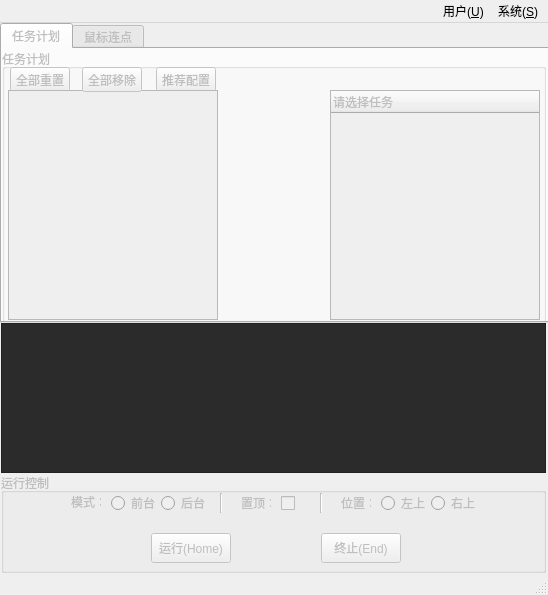
<?xml version="1.0" encoding="UTF-8"?>
<ui version="4.0">
 <class>MainWindow</class>
 <widget class="QMainWindow" name="MainWindow">
  <property name="geometry">
   <rect>
    <x>0</x>
    <y>0</y>
    <width>548</width>
    <height>595</height>
   </rect>
  </property>
  <property name="windowTitle">
   <string>菩提思</string>
  </property>
  <widget class="QWidget" name="wid_center">
   <widget class="QTabWidget" name="wid_tab">
    <property name="enabled">
     <bool>false</bool>
    </property>
    <property name="geometry">
     <rect>
      <x>0</x>
      <y>0</y>
      <width>550</width>
      <height>300</height>
     </rect>
    </property>
    <property name="currentIndex">
     <number>0</number>
    </property>
    <widget class="QWidget" name="tab_task">
     <attribute name="title">
      <string>任务计划</string>
     </attribute>
     <widget class="QGroupBox" name="group_task">
      <property name="geometry">
       <rect>
        <x>0</x>
        <y>0</y>
        <width>544</width>
        <height>275</height>
       </rect>
      </property>
      <property name="title">
       <string>任务计划</string>
      </property>
      <widget class="QPushButton" name="btn_recommend">
       <property name="geometry">
        <rect>
         <x>154</x>
         <y>18</y>
         <width>60</width>
         <height>25</height>
        </rect>
       </property>
       <property name="toolTip">
        <string>经过检验的任务配置及执行顺序</string>
       </property>
       <property name="text">
        <string>推荐配置</string>
       </property>
       <property name="shortcut">
        <string>Right</string>
       </property>
      </widget>
      <widget class="QTreeWidget" name="tree_tasks">
       <property name="geometry">
        <rect>
         <x>328</x>
         <y>41</y>
         <width>210</width>
         <height>230</height>
        </rect>
       </property>
       <property name="contextMenuPolicy">
        <enum>Qt::CustomContextMenu</enum>
       </property>
       <property name="alternatingRowColors">
        <bool>true</bool>
       </property>
       <column>
        <property name="text">
         <string>请选择任务</string>
        </property>
       </column>
      </widget>
      <widget class="QPushButton" name="btn_reset">
       <property name="geometry">
        <rect>
         <x>8</x>
         <y>18</y>
         <width>60</width>
         <height>25</height>
        </rect>
       </property>
       <property name="toolTip">
        <string>重置任务到初始状态</string>
       </property>
       <property name="text">
        <string>全部重置</string>
       </property>
       <property name="shortcut">
        <string>Left</string>
       </property>
      </widget>
      <widget class="QListWidget" name="list_todo">
       <property name="geometry">
        <rect>
         <x>6</x>
         <y>41</y>
         <width>210</width>
         <height>230</height>
        </rect>
       </property>
       <property name="contextMenuPolicy">
        <enum>Qt::CustomContextMenu</enum>
       </property>
       <property name="acceptDrops">
        <bool>true</bool>
       </property>
       <property name="dragEnabled">
        <bool>true</bool>
       </property>
       <property name="defaultDropAction">
        <enum>Qt::MoveAction</enum>
       </property>
       <property name="alternatingRowColors">
        <bool>true</bool>
       </property>
      </widget>
      <widget class="QLabel" name="lab_exchange">
       <property name="geometry">
        <rect>
         <x>242</x>
         <y>120</y>
         <width>61</width>
         <height>51</height>
        </rect>
       </property>
       <property name="text">
        <string/>
       </property>
      </widget>
      <widget class="QPushButton" name="btn_remove">
       <property name="geometry">
        <rect>
         <x>80</x>
         <y>18</y>
         <width>60</width>
         <height>25</height>
        </rect>
       </property>
       <property name="toolTip">
        <string>移除所有已添加任务</string>
       </property>
       <property name="text">
        <string>全部移除</string>
       </property>
       <property name="shortcut">
        <string>Right</string>
       </property>
      </widget>
     </widget>
    </widget>
    <widget class="QWidget" name="tab_tools">
     <attribute name="title">
      <string>鼠标连点</string>
     </attribute>
     <widget class="QGroupBox" name="grp_tools_click">
      <property name="geometry">
       <rect>
        <x>0</x>
        <y>0</y>
        <width>550</width>
        <height>275</height>
       </rect>
      </property>
      <property name="title">
       <string>鼠标连点</string>
      </property>
      <widget class="QSpinBox" name="spin_tools_click_x">
       <property name="enabled">
        <bool>false</bool>
       </property>
       <property name="geometry">
        <rect>
         <x>360</x>
         <y>20</y>
         <width>51</width>
         <height>22</height>
        </rect>
       </property>
       <property name="maximum">
        <number>5000</number>
       </property>
      </widget>
      <widget class="QSpinBox" name="spin_tools_click_y">
       <property name="enabled">
        <bool>false</bool>
       </property>
       <property name="geometry">
        <rect>
         <x>420</x>
         <y>20</y>
         <width>51</width>
         <height>22</height>
        </rect>
       </property>
       <property name="readOnly">
        <bool>true</bool>
       </property>
       <property name="maximum">
        <number>5000</number>
       </property>
      </widget>
      <widget class="QSpinBox" name="spin_tools_click_intv">
       <property name="geometry">
        <rect>
         <x>360</x>
         <y>60</y>
         <width>61</width>
         <height>22</height>
        </rect>
       </property>
       <property name="minimum">
        <number>200</number>
       </property>
       <property name="maximum">
        <number>10000</number>
       </property>
       <property name="singleStep">
        <number>100</number>
       </property>
      </widget>
      <widget class="QLabel" name="label">
       <property name="geometry">
        <rect>
         <x>320</x>
         <y>23</y>
         <width>31</width>
         <height>16</height>
        </rect>
       </property>
       <property name="text">
        <string>坐标：</string>
       </property>
      </widget>
      <widget class="QLabel" name="label_2">
       <property name="geometry">
        <rect>
         <x>320</x>
         <y>60</y>
         <width>31</width>
         <height>16</height>
        </rect>
       </property>
       <property name="text">
        <string>间隔：</string>
       </property>
      </widget>
      <widget class="QLabel" name="label_4">
       <property name="geometry">
        <rect>
         <x>430</x>
         <y>60</y>
         <width>31</width>
         <height>16</height>
        </rect>
       </property>
       <property name="text">
        <string>毫秒</string>
       </property>
      </widget>
      <widget class="Line" name="line_4">
       <property name="geometry">
        <rect>
         <x>300</x>
         <y>20</y>
         <width>15</width>
         <height>250</height>
        </rect>
       </property>
       <property name="orientation">
        <enum>Qt::Vertical</enum>
       </property>
      </widget>
      <widget class="QLabel" name="lab_boss_3">
       <property name="enabled">
        <bool>false</bool>
       </property>
       <property name="geometry">
        <rect>
         <x>10</x>
         <y>20</y>
         <width>291</width>
         <height>91</height>
        </rect>
       </property>
       <property name="text">
        <string>&lt;!DOCTYPE HTML PUBLIC &quot;-//W3C//DTD HTML 4.0//EN&quot; &quot;http://www.w3.org/TR/REC-html40/strict.dtd&quot;&gt;
&lt;html&gt;&lt;head&gt;&lt;meta name=&quot;qrichtext&quot; content=&quot;1&quot; /&gt;&lt;meta charset=&quot;utf-8&quot; /&gt;&lt;style type=&quot;text/css&quot;&gt;
p, li { white-space: pre-wrap; }
&lt;/style&gt;&lt;/head&gt;&lt;body style=&quot; font-family:'Microsoft YaHei UI'; font-size:9pt; font-weight:400; font-style:normal;&quot;&gt;
&lt;p style=&quot; margin-top:12px; margin-bottom:12px; margin-left:0px; margin-right:0px; -qt-block-indent:0; text-indent:0px;&quot;&gt;&lt;span style=&quot; font-size:11pt; font-weight:700; color:#00aaff;&quot;&gt;使用说明：&lt;/span&gt;&lt;/p&gt;
&lt;p style=&quot; margin-top:12px; margin-bottom:12px; margin-left:0px; margin-right:0px; -qt-block-indent:0; text-indent:0px;&quot;&gt;&lt;span style=&quot; font-size:10pt; color:#00aaff;&quot;&gt;点击右栏&lt;/span&gt;&lt;span style=&quot; font-size:10pt; font-weight:700; color:#ff0000;&quot;&gt;定位&lt;/span&gt;&lt;span style=&quot; font-size:10pt; color:#00aaff;&quot;&gt;按钮后移动鼠标到指定位置然再&lt;/span&gt;&lt;span style=&quot; font-size:10pt; font-weight:700; color:#ff0000;&quot;&gt;左键单击&lt;/span&gt;&lt;span style=&quot; font-size:10pt; color:#00aaff;&quot;&gt;就&lt;/span&gt;&lt;span style=&quot; font-size:10pt; color:#00aaff;&quot;&gt;会自动记录当前位置，接下来可以&lt;/span&gt;&lt;span style=&quot; font-size:10pt; color:#00aaff;&quot;&gt;直接&lt;/span&gt;&lt;span style=&quot; font-size:10pt; color:#00aaff;&quot;&gt;运行鼠标连点。&lt;/span&gt;&lt;/p&gt;&lt;/body&gt;&lt;/html&gt;</string>
       </property>
       <property name="wordWrap">
        <bool>true</bool>
       </property>
      </widget>
      <widget class="QPushButton" name="pushButton">
       <property name="geometry">
        <rect>
         <x>490</x>
         <y>19</y>
         <width>41</width>
         <height>24</height>
        </rect>
       </property>
       <property name="text">
        <string>定位</string>
       </property>
      </widget>
     </widget>
    </widget>
   </widget>
   <widget class="QGroupBox" name="group_run">
    <property name="enabled">
     <bool>false</bool>
    </property>
    <property name="geometry">
     <rect>
      <x>1</x>
      <y>450</y>
      <width>545</width>
      <height>100</height>
     </rect>
    </property>
    <property name="title">
     <string>运行控制</string>
    </property>
    <widget class="QCheckBox" name="check_top">
     <property name="geometry">
      <rect>
       <x>280</x>
       <y>20</y>
       <width>20</width>
       <height>20</height>
      </rect>
     </property>
     <property name="text">
      <string/>
     </property>
    </widget>
    <widget class="QRadioButton" name="radio_lefttop">
     <property name="geometry">
      <rect>
       <x>380</x>
       <y>20</y>
       <width>50</width>
       <height>20</height>
      </rect>
     </property>
     <property name="text">
      <string>左上</string>
     </property>
    </widget>
    <widget class="QRadioButton" name="radio_righttop">
     <property name="geometry">
      <rect>
       <x>430</x>
       <y>20</y>
       <width>50</width>
       <height>20</height>
      </rect>
     </property>
     <property name="text">
      <string>右上</string>
     </property>
    </widget>
    <widget class="QLabel" name="label_top">
     <property name="geometry">
      <rect>
       <x>240</x>
       <y>20</y>
       <width>30</width>
       <height>20</height>
      </rect>
     </property>
     <property name="text">
      <string>置顶：</string>
     </property>
    </widget>
    <widget class="QLabel" name="label_loc">
     <property name="geometry">
      <rect>
       <x>340</x>
       <y>20</y>
       <width>30</width>
       <height>20</height>
      </rect>
     </property>
     <property name="text">
      <string>位置：</string>
     </property>
    </widget>
    <widget class="QPushButton" name="btn_run">
     <property name="geometry">
      <rect>
       <x>150</x>
       <y>60</y>
       <width>80</width>
       <height>30</height>
      </rect>
     </property>
     <property name="text">
      <string>运行(Home)</string>
     </property>
     <property name="shortcut">
      <string>Home</string>
     </property>
    </widget>
    <widget class="QPushButton" name="btn_stop">
     <property name="enabled">
      <bool>false</bool>
     </property>
     <property name="geometry">
      <rect>
       <x>320</x>
       <y>60</y>
       <width>80</width>
       <height>30</height>
      </rect>
     </property>
     <property name="text">
      <string>终止(End)</string>
     </property>
     <property name="shortcut">
      <string>End</string>
     </property>
    </widget>
    <widget class="QRadioButton" name="radio_fg">
     <property name="geometry">
      <rect>
       <x>110</x>
       <y>20</y>
       <width>50</width>
       <height>20</height>
      </rect>
     </property>
     <property name="text">
      <string>前台</string>
     </property>
    </widget>
    <widget class="QRadioButton" name="radio_bg">
     <property name="geometry">
      <rect>
       <x>160</x>
       <y>20</y>
       <width>50</width>
       <height>20</height>
      </rect>
     </property>
     <property name="text">
      <string>后台</string>
     </property>
    </widget>
    <widget class="QLabel" name="label_mode">
     <property name="geometry">
      <rect>
       <x>70</x>
       <y>19</y>
       <width>30</width>
       <height>20</height>
      </rect>
     </property>
     <property name="text">
      <string>模式：</string>
     </property>
    </widget>
    <widget class="Line" name="line">
     <property name="geometry">
      <rect>
       <x>210</x>
       <y>20</y>
       <width>20</width>
       <height>20</height>
      </rect>
     </property>
     <property name="orientation">
      <enum>Qt::Vertical</enum>
     </property>
    </widget>
    <widget class="Line" name="line_2">
     <property name="geometry">
      <rect>
       <x>310</x>
       <y>20</y>
       <width>20</width>
       <height>20</height>
      </rect>
     </property>
     <property name="orientation">
      <enum>Qt::Vertical</enum>
     </property>
    </widget>
    <zorder>btn_stop</zorder>
    <zorder>btn_run</zorder>
    <zorder>check_top</zorder>
    <zorder>radio_lefttop</zorder>
    <zorder>radio_righttop</zorder>
    <zorder>label_top</zorder>
    <zorder>label_loc</zorder>
    <zorder>radio_fg</zorder>
    <zorder>radio_bg</zorder>
    <zorder>label_mode</zorder>
    <zorder>line</zorder>
    <zorder>line_2</zorder>
   </widget>
   <widget class="QPlainTextEdit" name="text_log">
    <property name="geometry">
     <rect>
      <x>1</x>
      <y>300</y>
      <width>545</width>
      <height>150</height>
     </rect>
    </property>
    <property name="contextMenuPolicy">
     <enum>Qt::CustomContextMenu</enum>
    </property>
    <property name="styleSheet">
     <string notr="true">background-color: rgb(43, 43, 43);
color: rgb(0, 239, 0);</string>
    </property>
    <property name="readOnly">
     <bool>true</bool>
    </property>
    <property name="plainText">
     <string/>
    </property>
   </widget>
  </widget>
  <widget class="QMenuBar" name="menubar">
   <property name="geometry">
    <rect>
     <x>0</x>
     <y>0</y>
     <width>548</width>
     <height>22</height>
    </rect>
   </property>
   <property name="layoutDirection">
    <enum>Qt::RightToLeft</enum>
   </property>
   <widget class="QMenu" name="menu_account">
    <property name="title">
     <string>用户(&amp;U)</string>
    </property>
    <addaction name="menu_login"/>
    <addaction name="menu_reg"/>
    <addaction name="menu_recharge"/>
    <addaction name="menu_modifypwd"/>
    <addaction name="menu_logout"/>
   </widget>
   <widget class="QMenu" name="menu_system">
    <property name="title">
     <string>系统(&amp;S)</string>
    </property>
    <addaction name="menu_versioncheck"/>
    <addaction name="menu_help"/>
    <addaction name="menu_contact"/>
    <addaction name="menu_exit"/>
   </widget>
   <addaction name="menu_system"/>
   <addaction name="menu_account"/>
  </widget>
  <widget class="QStatusBar" name="statusbar"/>
  <action name="menu_versioncheck">
   <property name="enabled">
    <bool>false</bool>
   </property>
   <property name="text">
    <string>检查版本</string>
   </property>
  </action>
  <action name="menu_versionhis">
   <property name="text">
    <string>更新历史</string>
   </property>
  </action>
  <action name="menu_login">
   <property name="text">
    <string>登陆</string>
   </property>
  </action>
  <action name="menu_reg">
   <property name="text">
    <string>注册</string>
   </property>
  </action>
  <action name="menu_recharge">
   <property name="enabled">
    <bool>false</bool>
   </property>
   <property name="text">
    <string>充值</string>
   </property>
  </action>
  <action name="menu_modifypwd">
   <property name="enabled">
    <bool>false</bool>
   </property>
   <property name="text">
    <string>修改密码</string>
   </property>
  </action>
  <action name="menu_logout">
   <property name="enabled">
    <bool>false</bool>
   </property>
   <property name="text">
    <string>登出</string>
   </property>
  </action>
  <action name="menu_help">
   <property name="text">
    <string>帮助中心</string>
   </property>
  </action>
  <action name="menu_contact">
   <property name="text">
    <string>联系我</string>
   </property>
  </action>
  <action name="menu_exit">
   <property name="text">
    <string>退出</string>
   </property>
  </action>
 </widget>
 <resources/>
 <connections/>
</ui>
